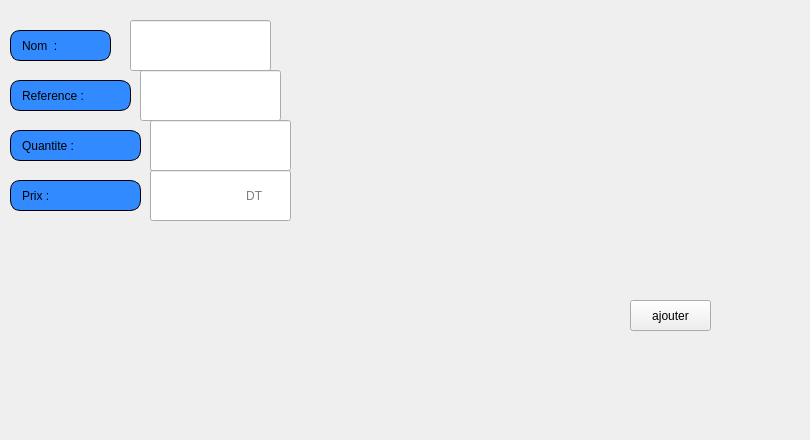
     <widget class="QWidget" name="tab_13">
      <attribute name="icon">
       <iconset>
        <normaloff>../../gestion_fournisseur/ajou.png</normaloff>../../gestion_fournisseur/ajou.png</iconset>
      </attribute>
      <attribute name="title">
       <string>Ajouter</string>
      </attribute>
      <widget class="QLabel" name="label_25">
       <property name="geometry">
        <rect>
         <x>10</x>
         <y>30</y>
         <width>101</width>
         <height>31</height>
        </rect>
       </property>
       <property name="styleSheet">
        <string notr="true">border: 1px solid black;
border-radius: 10px;
padding: 0 8px;
background: #318aff;
font: bold, &quot;Arial&quot;;;
text-align:center;</string>
       </property>
       <property name="text">
        <string>Nom  :</string>
       </property>
      </widget>
      <widget class="QLabel" name="label_26">
       <property name="geometry">
        <rect>
         <x>10</x>
         <y>80</y>
         <width>121</width>
         <height>31</height>
        </rect>
       </property>
       <property name="styleSheet">
        <string notr="true">border: 1px solid black;
border-radius: 10px;
padding: 0 8px;
background: #318aff;
font: bold, &quot;Arial&quot;;;
text-align:center;</string>
       </property>
       <property name="text">
        <string>Reference :</string>
       </property>
      </widget>
      <widget class="QLineEdit" name="le_nomm">
       <property name="geometry">
        <rect>
         <x>130</x>
         <y>20</y>
         <width>141</width>
         <height>51</height>
        </rect>
       </property>
       <property name="placeholderText">
        <string/>
       </property>
      </widget>
      <widget class="QLineEdit" name="le_reference">
       <property name="geometry">
        <rect>
         <x>140</x>
         <y>70</y>
         <width>141</width>
         <height>51</height>
        </rect>
       </property>
      </widget>
      <widget class="QLabel" name="label_27">
       <property name="geometry">
        <rect>
         <x>10</x>
         <y>130</y>
         <width>131</width>
         <height>31</height>
        </rect>
       </property>
       <property name="styleSheet">
        <string notr="true">border: 1px solid black;
border-radius: 10px;
padding: 0 8px;
background: #318aff;
font: bold, &quot;Arial&quot;;;
text-align:center;</string>
       </property>
       <property name="text">
        <string>Quantite : </string>
       </property>
      </widget>
      <widget class="QLabel" name="label_28">
       <property name="geometry">
        <rect>
         <x>10</x>
         <y>180</y>
         <width>131</width>
         <height>31</height>
        </rect>
       </property>
       <property name="styleSheet">
        <string notr="true">border: 1px solid black;
border-radius: 10px;
padding: 0 8px;
background: #318aff;
font: bold, &quot;Arial&quot;;;
text-align:center;</string>
       </property>
       <property name="text">
        <string>Prix :</string>
       </property>
      </widget>
      <widget class="QLineEdit" name="le_pri">
       <property name="geometry">
        <rect>
         <x>150</x>
         <y>170</y>
         <width>141</width>
         <height>51</height>
        </rect>
       </property>
       <property name="text">
        <string/>
       </property>
       <property name="placeholderText">
        <string>                            DT</string>
       </property>
      </widget>
      <widget class="QLabel" name="label_47">
       <property name="geometry">
        <rect>
         <x>0</x>
         <y>-10</y>
         <width>801</width>
         <height>431</height>
        </rect>
       </property>
       <property name="text">
        <string/>
       </property>
       <property name="pixmap">
        <pixmap resource="ressources.qrc">:/images/img/imf.jpg</pixmap>
       </property>
      </widget>
      <widget class="QLineEdit" name="le_quantite">
       <property name="geometry">
        <rect>
         <x>150</x>
         <y>120</y>
         <width>141</width>
         <height>51</height>
        </rect>
       </property>
      </widget>
      <widget class="QPushButton" name="ajouter_pro">
       <property name="geometry">
        <rect>
         <x>630</x>
         <y>300</y>
         <width>81</width>
         <height>31</height>
        </rect>
       </property>
       <property name="styleSheet">
        <string notr="true">#ajouter_pro{
font: bold, &quot;Arial&quot;;;     background-color: qlineargradient(x1: 0, y1: 0, x2: 0, y2: 1,
                                       stop: 0 #dadbde, stop: 1 #f6f7fa);
}
#ajouter_pro:pressed {
font: bold, &quot;Arial&quot;;;     background-color: qlineargradient(x1: 0, y1: 0, x2: 0, y2: 1,
                                       stop: 0 #dadbde, stop: 1 #fff07b);}</string>
       </property>
       <property name="text">
        <string>ajouter</string>
       </property>
       <property name="icon">
        <iconset resource="ressources.qrc">
         <normaloff>:/images/img/app.png</normaloff>:/images/img/app.png</iconset>
       </property>
      </widget>
      <zorder>label_47</zorder>
      <zorder>label_27</zorder>
      <zorder>label_28</zorder>
      <zorder>le_nomm</zorder>
      <zorder>le_reference</zorder>
      <zorder>label_25</zorder>
      <zorder>label_26</zorder>
      <zorder>le_pri</zorder>
      <zorder>le_quantite</zorder>
      <zorder>ajouter_pro</zorder>
     </widget>
